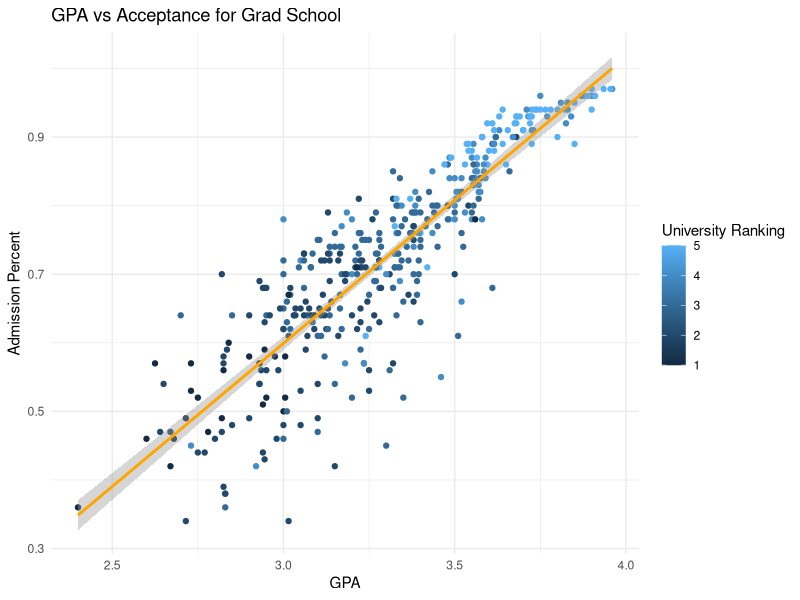

Generate this figure with R: (Note: this script raises an error after producing the figure.)
## ---- chunk 1
# don't worry about the details of this code for now. By the end of this workshop you will learn what each of these components means and how to use them!

library(tidyverse)

grad_school <- read_csv("grad_school.csv")

ggplot(grad_school, aes(x = gpa, y = admission_percent)) +
  geom_point(aes(color = university_ranking)) + 
  geom_smooth(method = "lm", color = "orange") + 
  labs(
    title="GPA vs Acceptance for Grad School",
    color = "University Ranking",
    x = "GPA",
    y = "Admission Percent"
    )+
  theme_minimal()

## ---- chunk 2
knitr::include_graphics("rstudio_image.png")
## ---- chunk 3

print("Hello world!")

# You can use hashtags to comment your code. R will ignore this line. If you weren't to have put a hashtag, then R might throw an error.
## ---- chunk 4

x <- c(12,3,15,20,5)

# Now, you try! Create a new variable y that stores any five numbers.


## ---- chunk 5

mean(x) # takes the mean of the vector x which we named above.

sd(x) # standard deviation

sum(x) 

summary(x) # provides min, 1st quartile, median, mean, 3rd quartile, max

# Now, you try! Run summary() on your vector, y.



## ---- chunk 6
alphabet <- c("a","b","c","d","e")

# Now, you try! Create a vector that holds any words you like. Remember strings and characters go in quotes!



## ---- chunk 7
boolean <- c(TRUE, FALSE, NA, TRUE, FALSE)

# Now, you try! Create a boolean variable called boolean2 which has value TRUE TRUE FALSE FALSE, or any TRUE/FALSE variables you like. Remember that TRUE and FALSE should be capitalized, but without quotes. 

# Side note: R stores TRUE as 1 and FALSE as 0, so you can even do math with it (useful for proportions and binary).

## ---- chunk 8

library(tidyverse)

# since we already loaded tidyverse at the top of the session, it will run more quickly than it will when you first open RStudio.
## ---- chunk 9

library(readr) # this package comes loaded with Tidyverse, though, and we've already loaded that!

grad_school <- read_csv("grad_school.csv")

## ---- chunk 10

str(grad_school)

head(grad_school)

tail(grad_school)

## ---- chunk 11

ggplot(grad_school, aes(x=gpa, y=gre)) + # call ggplot(dataset, aes(x,y))
  geom_point(aes(color = university_ranking)) + # we want to make a point graph that distingushes the scools ranking 
  geom_smooth(method="lm") + # add the line atop, using the linear model method
  labs(
    title="Relationship Between GRE Scores and GPA",
    color = "University Ranking"
    ) # title on top, rename the legend

## ---- chunk 12
gre_gpa <- lm(formula=gre~gpa, data = grad_school) # this makes a model


summary(gre_gpa) # this makes a summary of your linear model
## ---- chunk 13
# Now, you try! Using the grad_school dataset, make a linear model that correlates the qualitative score an applicant received on their purpose statement and their letters of recommendation.
# If you're feeling brave, try to plot it with ggplot2!

## ---- chunk 14

# the help page for the readr package
help(readr)

# the help page for the readr function read_csv(), which we just used above.
help(read_csv)

